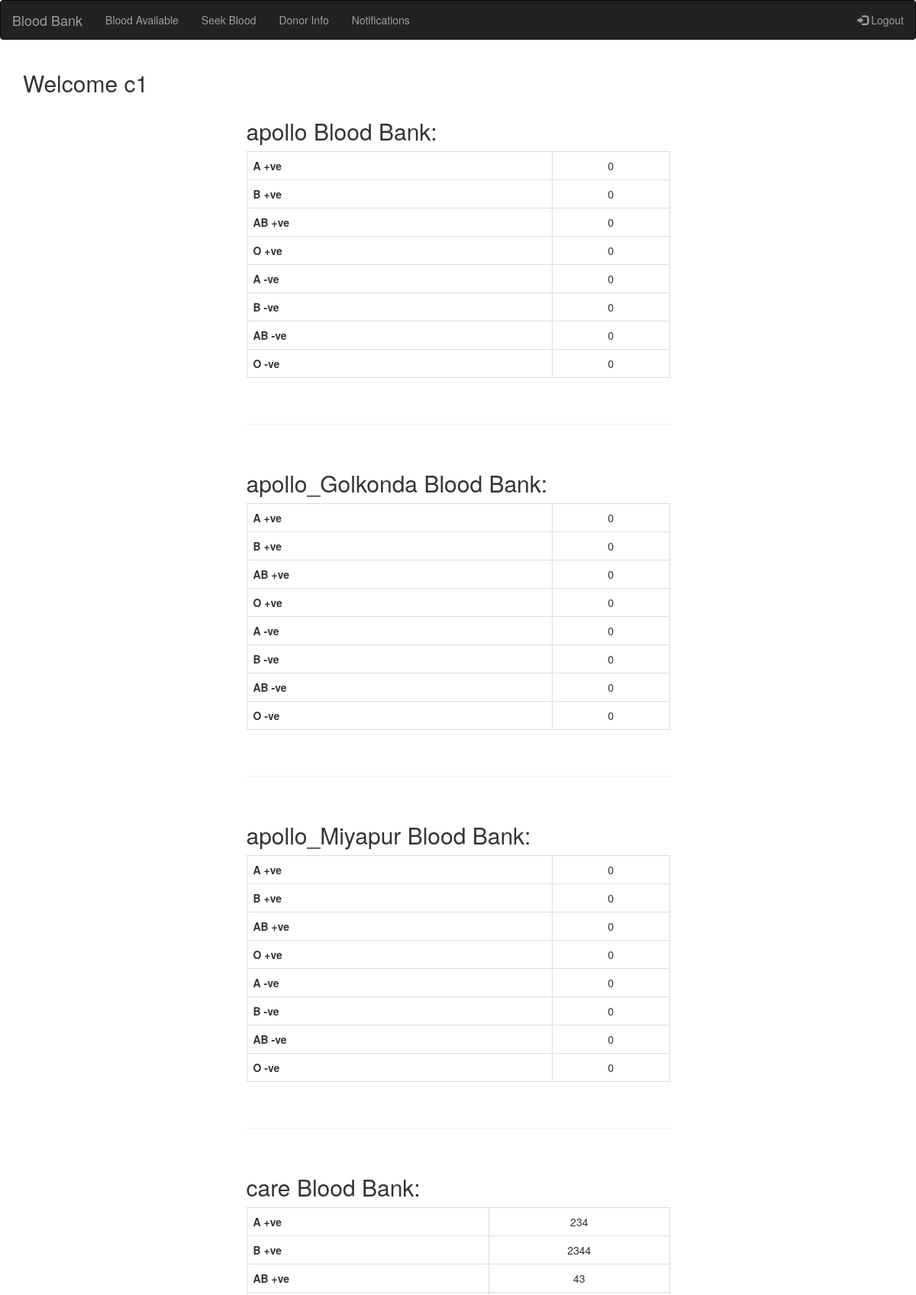
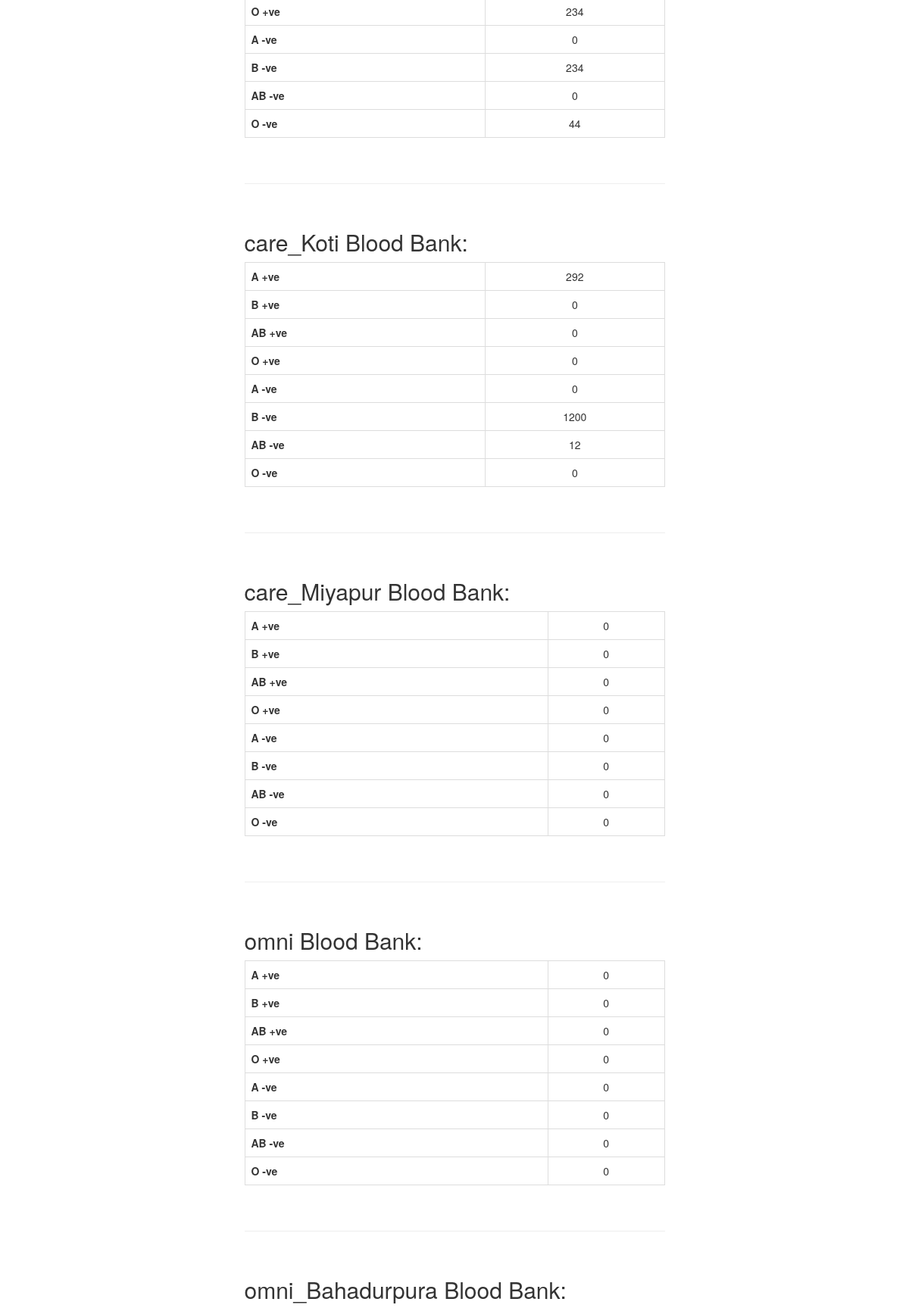
The app's page /hosdisplayblood (signed in, upper part) with its own data (2 pictures, top to bottom).
### blood/models.py (models this page shows, shortened)
class Users(models.Model):
    user_name = models.CharField(max_length=20)
    user_main_branch_name = models.CharField(max_length=20,default='main')
    user_mail = models.EmailField()
    user_pass = models.CharField(max_length=20)
    user_role = models.CharField(max_length=10)
    user_phone_number = models.CharField(max_length=10,default='0000000000')
    user_address = models.TextField()
    class Meta:
        verbose_name_plural = 'Users'

class Blood_bank(models.Model):
    mail = models.EmailField()
    location = models.CharField(max_length=30, default='')
    user_main_branch_name = models.CharField(max_length=20, default='main')
    bank_name = models.CharField(max_length=30, default='')
    a_positive = models.IntegerField(default=0)
    b_positive = models.IntegerField(default=0)
    ab_positive = models.IntegerField(default=0)
    o_positive = models.IntegerField(default=0)
    a_negative = models.IntegerField(default=0)
    b_negative = models.IntegerField(default=0)
    ab_negative = models.IntegerField(default=0)
    o_negative = models.IntegerField(default=0)
    class Meta:
        verbose_name_plural = 'Blood_bank'

### blood/views.py (the view)
# urls.py: path('hosdisplayblood',views.hos_display_blood,name='hosdisplayblood'),
def hos_display_blood(request):
    template = loader.get_template('hospital/hos_display_blood.html')
    context = {'mess': ''}
    context['ureg'] = ureg = Users.objects.order_by('user_name')
    context['user_mail'] = user_mail = request.session['mail']
    context['uobj'] = uobj = Users.objects.get(user_mail=user_mail)
    context['bval'] = bval = Blood_bank.objects.order_by('bank_name')
    return HttpResponse(template.render(context, request))

### templates/hospital/hos_display_blood.html (shortened to what this page needs)
{% extends 'hospital/hos_base.html' %}
    {% block hos_body %}
        <div class="container">
            <div class="row"><div class="col-sm-12"><h2>Welcome {{ uobj.user_name }}</h2></div></div>
            <div class="row">
                <div class="col-sm-3"></div>
                <div class="col-sm-6">
                    {% for u in ureg %}
                        {% if u.user_role == 'bank' %}
                            <h2>{{ u.user_name }} Blood Bank: </h2>
                            <table class="table table-bordered" style="text-align: center">
                                {% for x in bval %}
                                    {% if x.bank_name == u.user_name %}
                                        <tr>
                                            <th>A +ve</th>
                                            <td>{{ x.a_positive }}</td>
                                        </tr>
                                        <tr>
                                            <th>B +ve</th>
                                            <td>{{ x.b_positive }}</td>
                                        </tr>
                                        <tr>
                                            <th>AB +ve</th>
                                            <td>{{ x.ab_positive }}</td>
                                        </tr>
                                        <tr>
                                            <th>O +ve</th>
                                            <td>{{ x.o_positive }}</td>
                                        </tr>
                                        <tr>
                                            <th>A -ve</th>
                                            <td>{{ x.a_negative }}</td>
                                        </tr>
                                        <tr>
                                            <th>B -ve</th>
                                            <td>{{ x.b_negative }}</td>
                                        </tr>
                                        <tr>
                                            <th>AB -ve</th>
                                            <td>{{ x.ab_negative }}</td>
                                        </tr>
                                        <tr>
                                            <th>O -ve</th>
                                            <td>{{ x.o_negative }}</td>
                                        </tr>
                                    {% endif %}
                                {% endfor %}
                      </table>
                            <br /><hr /><br />
                        {% endif %}
                    {% endfor %}
                </div>
                <div class="col-sm-3"></div>
            </div>
        </div>
    {% endblock %}

### records on screen
Users: user_name "c1"
Users: user_name "apollo"
Blood_bank: a_positive "0", b_positive "0", ab_positive "0", o_positive "0", a_negative "0", b_negative "0", ab_negative "0", o_negative "0"
Users: user_name "apollo_Golkonda"
Blood_bank: a_positive "0", b_positive "0", ab_positive "0", o_positive "0", a_negative "0", b_negative "0", ab_negative "0", o_negative "0"
Users: user_name "apollo_Miyapur"
Blood_bank: a_positive "0", b_positive "0", ab_positive "0", o_positive "0", a_negative "0", b_negative "0", ab_negative "0", o_negative "0"
Users: user_name "care"
Blood_bank: a_positive "234", b_positive "2344", ab_positive "43", o_positive "234", a_negative "0", b_negative "234", ab_negative "0", o_negative "44"
Users: user_name "care_Koti"
Blood_bank: a_positive "292", b_positive "0", ab_positive "0", o_positive "0", a_negative "0", b_negative "1200", ab_negative "12", o_negative "0"
Users: user_name "care_Miyapur"
Blood_bank: a_positive "0", b_positive "0", ab_positive "0", o_positive "0", a_negative "0", b_negative "0", ab_negative "0", o_negative "0"
Users: user_name "omni"
Blood_bank: a_positive "0", b_positive "0", ab_positive "0", o_positive "0", a_negative "0", b_negative "0", ab_negative "0", o_negative "0"
Users: user_name "omni_Bahadurpura"
